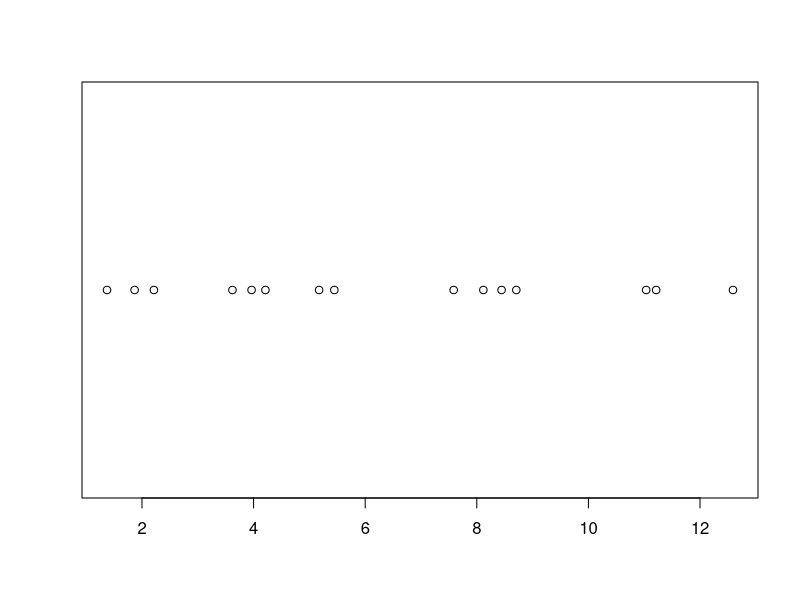
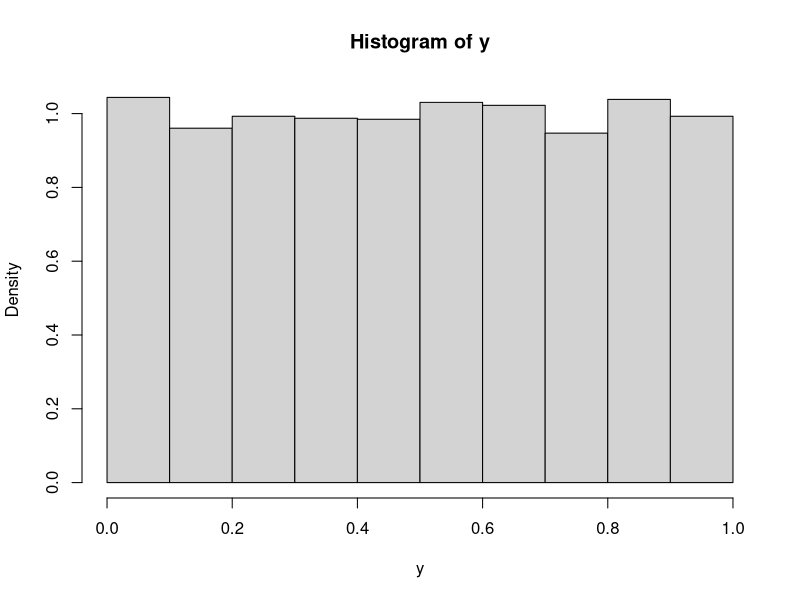
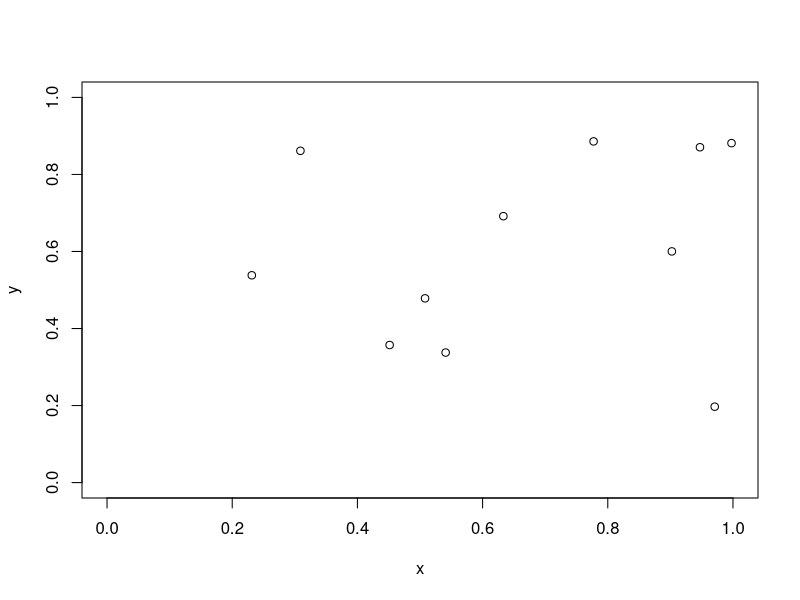

Reproduce these figures in R, in order.
## ---- chunk 1
knitr::opts_chunk$set(echo = TRUE)
## ---- chunk 2
inter = rexp(15, 1) 
arr = cumsum(inter)
one = rep(1, times = length(arr))
plot(arr, one, yaxt = 'n', ann=FALSE)
## ---- chunk 3
    record <- function(){
 inter = rexp(2,1)
 arr = cumsum(inter)
 r = 2
 if ( (arr[1] < 1) & (arr[2] >1)){
 r <- arr[1]
}
r
}

x = replicate(10000, record())
y = setdiff(x, 2)
hist(y, prob=T)
## ---- chunk 4
M = rpois(1, 2) 
P = runif(M) 
sort(P, decreasing=F)
## ---- chunk 5
M= rpois(1,10)
x = runif(M)
y = runif(M)
plot(x,y, xlim=c(0,1), ylim=c(0,1))
